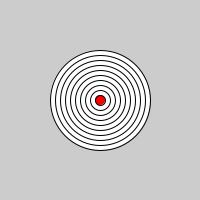
Frame 1 (no input)
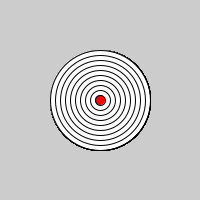
Frame 60 (the mouse pressed at the canvas centre just before this capture)
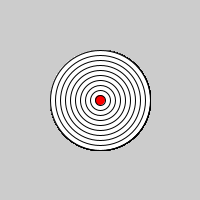
Frame 120 (the mouse held since frame 60 and released just before this capture)

The Processing sketch that drew these frames (run headless with seeded random() and noise(); from frame 60 on, the mouse is pressed at the canvas centre):

// Processing sketch: processing_160664
// ── processing_160664.pde

void setup() {
  size(200, 200);
}


void draw() {
  drawBullseye(width/2, height/2);
}
void drawBullseye(int x, int y) {
  int w=100;
  while (w>0) {
    if (w==10) {
      fill(255, 0, 0);
    } else {
      fill(255);
    }
    ellipse(x, y, w, w);
    w=w-10;
  }
}
